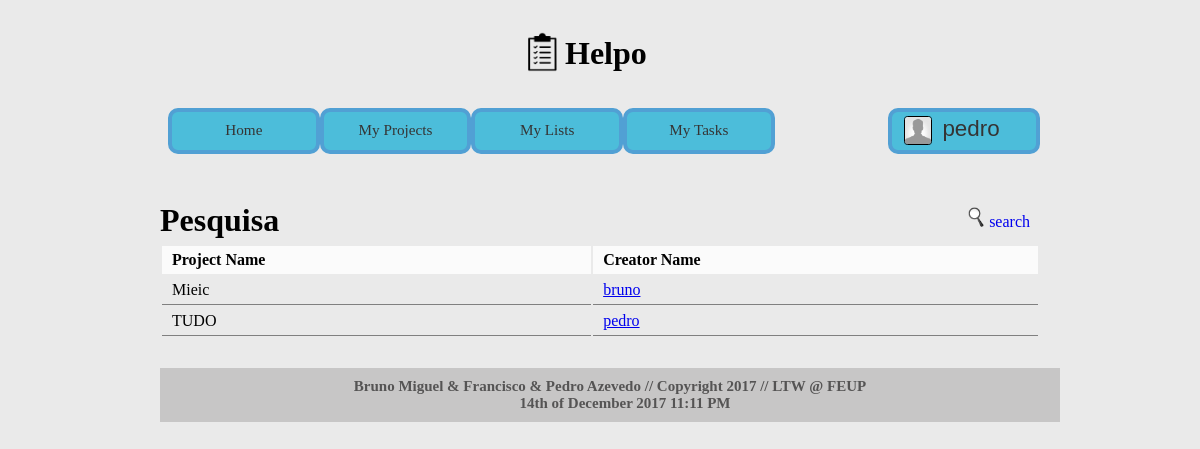
The page /home.php (signed in) on the database its author committed.
### tables this page shows
CREATE TABLE projects (
	project_id 		INTEGER PRIMARY KEY AUTOINCREMENT,
	project_name 	VARCHAR(50) NOT NULL,
	user_id 		INTEGER REFERENCES users
);

CREATE TABLE users (
	USER_ID  	INTEGER PRIMARY KEY AUTOINCREMENT,
	ROLE 		INTEGER,
	USERNAME 	VARCHAR(30) NOT NULL,
	PASSWORD 	VARCHAR(30) NOT NULL,
	EMAIL 		TEXT NOT NULL,
	FIRST_NAME	VARCHAR(30) NOT NULL,
	LAST_NAME 	VARCHAR(70) NOT NULL,
	BDAY		INTEGER NOT NULL,
	BMONTH		TEXT NOT NULL,
	BYEAR		INTEGER NOT NULL,
	IMG_NAME	TEXT
);

### home.php (called while the page is built, shortened)
<?php
$home_section = "home";
include_once('./templates/html_header.php');
include_once('./templates/html_home.php');
include_once('./templates/html_footer.php');
?>

### database/db.php (called while the page is built, shortened)
<?php
    class Database {
        private $database;
        public function __construct($sqlite_file_path) {
            try {
                $this->base_path = $_SERVER['SERVER_NAME'] . $_SERVER['PHP_SELF'];
                $this->database = new PDO('sqlite:' . $sqlite_file_path);
                $this->database->setAttribute(PDO::ATTR_ERRMODE, PDO::ERRMODE_EXCEPTION);
            }
            catch (PDOException $e) {
                echo 'Connection to database failed: ' . $e->getMessage();
            }
        }
        public function get_user_from_id($user_id) {
            $statement = $this->database->prepare('SELECT * FROM users WHERE USER_ID = ?');
            $statement->execute(array($user_id));
            return $statement->fetch();
        }
		public function get_projects() {
			$statement = $this->database->prepare('SELECT * FROM projects');
			$statement->execute();
			return $statement->fetchAll();
		}
    }
?>

### templates/html_home.php (the view, shortened to what this page needs)
<?
require_once('./database/db.php');
$db = new Database('./database/helpo.db');
$projects_list = $db->get_projects();
?>
<a href="#"><div class="button" id="search"><img src="./images/search-icon.png"/>search</div></a>
<div id="home">
<h1>Pesquisa</h1>
	<form>
	  <table class="list homelist" id="<? echo $home_section; ?>table">
		<tr>
		  <td>Project Name</td>
		  <td>Creator Name</td>
		</tr><?
		foreach ($projects_list as $project) {
		  echo '<tr>';
		  echo '<td><a id="' . $project['project_id'] . '">' . $project['project_name'] . '</a></td>';
		  $user = $db->get_user_from_id($project['user_id']);
		  echo '<td><a id="' . $user['USER_ID'] . '" href="profile_page.php?id=' .$user['USER_ID'] . '">' . $user['USERNAME'] . '</a></td>';
		  echo '</tr>';
		}
	?></table>
	</form>
</div>

### css/profile_header.css (style rules this page uses)
* { margin: 0px; font-family: Trebuchet MS; }
body { margin: 2em 10em 3em 10em; background-color: #eaeaea; position: relative; }
.button img { height: 20px; margin-right: 5px; }
.button { float: right; padding: 0px 10px; padding-top: 5px; vertical-align: top; }
.list { width: 100%; float: left; margin-top: 5px; }
.list tr td { padding: 5px 10px; }
.list tr:first-child td { font-weight: bold; background-color: rgba(255, 255, 255, 0.8); }
.list tr:not(:first-child) td { border-bottom: 1px gray solid; }

### rows shown on the page
projects: project_name "Mieic", user.USERNAME "bruno"
projects: project_name "TUDO", user.USERNAME "pedro"

### other values the page prints
$_SESSION['username'] "pedro"
